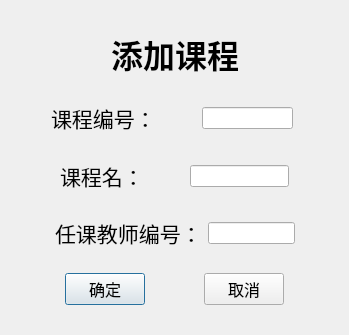
<?xml version="1.0" encoding="UTF-8"?>
<ui version="4.0">
 <class>addCourse</class>
 <widget class="QDialog" name="addCourse">
  <property name="geometry">
   <rect>
    <x>0</x>
    <y>0</y>
    <width>349</width>
    <height>335</height>
   </rect>
  </property>
  <property name="windowTitle">
   <string>Dialog</string>
  </property>
  <layout class="QVBoxLayout" name="verticalLayout">
   <item>
    <spacer name="verticalSpacer">
     <property name="orientation">
      <enum>Qt::Vertical</enum>
     </property>
     <property name="sizeHint" stdset="0">
      <size>
       <width>20</width>
       <height>23</height>
      </size>
     </property>
    </spacer>
   </item>
   <item>
    <layout class="QHBoxLayout" name="horizontalLayout">
     <item>
      <spacer name="horizontalSpacer_7">
       <property name="orientation">
        <enum>Qt::Horizontal</enum>
       </property>
       <property name="sizeHint" stdset="0">
        <size>
         <width>40</width>
         <height>20</height>
        </size>
       </property>
      </spacer>
     </item>
     <item>
      <widget class="QLabel" name="label">
       <property name="font">
        <font>
         <pointsize>24</pointsize>
         <bold>true</bold>
        </font>
       </property>
       <property name="text">
        <string>添加课程</string>
       </property>
       <property name="alignment">
        <set>Qt::AlignCenter</set>
       </property>
      </widget>
     </item>
     <item>
      <spacer name="horizontalSpacer_8">
       <property name="orientation">
        <enum>Qt::Horizontal</enum>
       </property>
       <property name="sizeHint" stdset="0">
        <size>
         <width>40</width>
         <height>20</height>
        </size>
       </property>
      </spacer>
     </item>
    </layout>
   </item>
   <item>
    <spacer name="verticalSpacer_2">
     <property name="orientation">
      <enum>Qt::Vertical</enum>
     </property>
     <property name="sizeHint" stdset="0">
      <size>
       <width>20</width>
       <height>22</height>
      </size>
     </property>
    </spacer>
   </item>
   <item>
    <layout class="QHBoxLayout" name="horizontalLayout_2" stretch="0,0,0,2,1">
     <item>
      <spacer name="horizontalSpacer_5">
       <property name="orientation">
        <enum>Qt::Horizontal</enum>
       </property>
       <property name="sizeHint" stdset="0">
        <size>
         <width>40</width>
         <height>20</height>
        </size>
       </property>
      </spacer>
     </item>
     <item>
      <widget class="QLabel" name="label_2">
       <property name="font">
        <font>
         <pointsize>16</pointsize>
        </font>
       </property>
       <property name="text">
        <string>课程编号：</string>
       </property>
      </widget>
     </item>
     <item>
      <spacer name="horizontalSpacer_12">
       <property name="orientation">
        <enum>Qt::Horizontal</enum>
       </property>
       <property name="sizeHint" stdset="0">
        <size>
         <width>40</width>
         <height>20</height>
        </size>
       </property>
      </spacer>
     </item>
     <item>
      <widget class="QLineEdit" name="le_cno"/>
     </item>
     <item>
      <spacer name="horizontalSpacer_6">
       <property name="orientation">
        <enum>Qt::Horizontal</enum>
       </property>
       <property name="sizeHint" stdset="0">
        <size>
         <width>40</width>
         <height>20</height>
        </size>
       </property>
      </spacer>
     </item>
    </layout>
   </item>
   <item>
    <spacer name="verticalSpacer_3">
     <property name="orientation">
      <enum>Qt::Vertical</enum>
     </property>
     <property name="sizeHint" stdset="0">
      <size>
       <width>20</width>
       <height>23</height>
      </size>
     </property>
    </spacer>
   </item>
   <item>
    <layout class="QHBoxLayout" name="horizontalLayout_3" stretch="1,1,0,2,1">
     <item>
      <spacer name="horizontalSpacer_3">
       <property name="orientation">
        <enum>Qt::Horizontal</enum>
       </property>
       <property name="sizeHint" stdset="0">
        <size>
         <width>40</width>
         <height>20</height>
        </size>
       </property>
      </spacer>
     </item>
     <item>
      <widget class="QLabel" name="label_3">
       <property name="font">
        <font>
         <pointsize>16</pointsize>
        </font>
       </property>
       <property name="text">
        <string>课程名：</string>
       </property>
      </widget>
     </item>
     <item>
      <spacer name="horizontalSpacer_13">
       <property name="orientation">
        <enum>Qt::Horizontal</enum>
       </property>
       <property name="sizeHint" stdset="0">
        <size>
         <width>40</width>
         <height>20</height>
        </size>
       </property>
      </spacer>
     </item>
     <item>
      <widget class="QLineEdit" name="le_cname"/>
     </item>
     <item>
      <spacer name="horizontalSpacer_4">
       <property name="orientation">
        <enum>Qt::Horizontal</enum>
       </property>
       <property name="sizeHint" stdset="0">
        <size>
         <width>40</width>
         <height>20</height>
        </size>
       </property>
      </spacer>
     </item>
    </layout>
   </item>
   <item>
    <spacer name="verticalSpacer_4">
     <property name="orientation">
      <enum>Qt::Vertical</enum>
     </property>
     <property name="sizeHint" stdset="0">
      <size>
       <width>20</width>
       <height>23</height>
      </size>
     </property>
    </spacer>
   </item>
   <item>
    <layout class="QHBoxLayout" name="horizontalLayout_4" stretch="1,1,2,1">
     <item>
      <spacer name="horizontalSpacer">
       <property name="orientation">
        <enum>Qt::Horizontal</enum>
       </property>
       <property name="sizeHint" stdset="0">
        <size>
         <width>40</width>
         <height>20</height>
        </size>
       </property>
      </spacer>
     </item>
     <item>
      <widget class="QLabel" name="label_4">
       <property name="font">
        <font>
         <pointsize>16</pointsize>
        </font>
       </property>
       <property name="text">
        <string>任课教师编号：</string>
       </property>
      </widget>
     </item>
     <item>
      <widget class="QLineEdit" name="le_tno"/>
     </item>
     <item>
      <spacer name="horizontalSpacer_2">
       <property name="orientation">
        <enum>Qt::Horizontal</enum>
       </property>
       <property name="sizeHint" stdset="0">
        <size>
         <width>40</width>
         <height>20</height>
        </size>
       </property>
      </spacer>
     </item>
    </layout>
   </item>
   <item>
    <spacer name="verticalSpacer_5">
     <property name="orientation">
      <enum>Qt::Vertical</enum>
     </property>
     <property name="sizeHint" stdset="0">
      <size>
       <width>20</width>
       <height>22</height>
      </size>
     </property>
    </spacer>
   </item>
   <item>
    <layout class="QHBoxLayout" name="horizontalLayout_5">
     <item>
      <spacer name="horizontalSpacer_10">
       <property name="orientation">
        <enum>Qt::Horizontal</enum>
       </property>
       <property name="sizeHint" stdset="0">
        <size>
         <width>40</width>
         <height>20</height>
        </size>
       </property>
      </spacer>
     </item>
     <item>
      <widget class="QPushButton" name="btn_confirm">
       <property name="font">
        <font>
         <pointsize>12</pointsize>
        </font>
       </property>
       <property name="text">
        <string>确定</string>
       </property>
      </widget>
     </item>
     <item>
      <spacer name="horizontalSpacer_9">
       <property name="orientation">
        <enum>Qt::Horizontal</enum>
       </property>
       <property name="sizeHint" stdset="0">
        <size>
         <width>40</width>
         <height>20</height>
        </size>
       </property>
      </spacer>
     </item>
     <item>
      <widget class="QPushButton" name="btn_decline">
       <property name="font">
        <font>
         <pointsize>12</pointsize>
        </font>
       </property>
       <property name="text">
        <string>取消</string>
       </property>
      </widget>
     </item>
     <item>
      <spacer name="horizontalSpacer_11">
       <property name="orientation">
        <enum>Qt::Horizontal</enum>
       </property>
       <property name="sizeHint" stdset="0">
        <size>
         <width>40</width>
         <height>20</height>
        </size>
       </property>
      </spacer>
     </item>
    </layout>
   </item>
   <item>
    <spacer name="verticalSpacer_6">
     <property name="orientation">
      <enum>Qt::Vertical</enum>
     </property>
     <property name="sizeHint" stdset="0">
      <size>
       <width>20</width>
       <height>23</height>
      </size>
     </property>
    </spacer>
   </item>
  </layout>
 </widget>
 <resources/>
 <connections/>
</ui>
